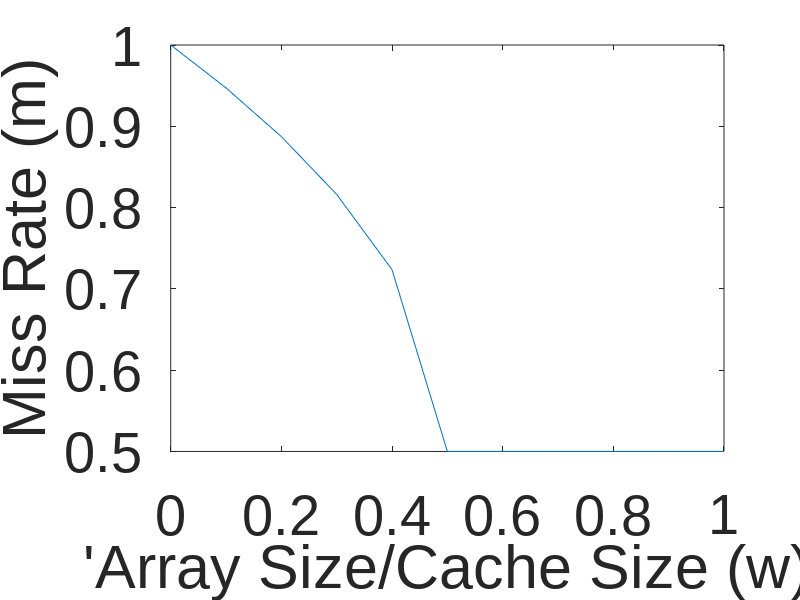

MATLAB code for this plot:
x = 0:0.1:1;y = 0.5*(1+sqrt(1-2*x));plot(x,y); set(gca, 'FontName', 'Arial')set(gca, 'FontSize', 40)ylabel('Miss Rate (m)')xlabel('''Array Size/Cache Size (w)');